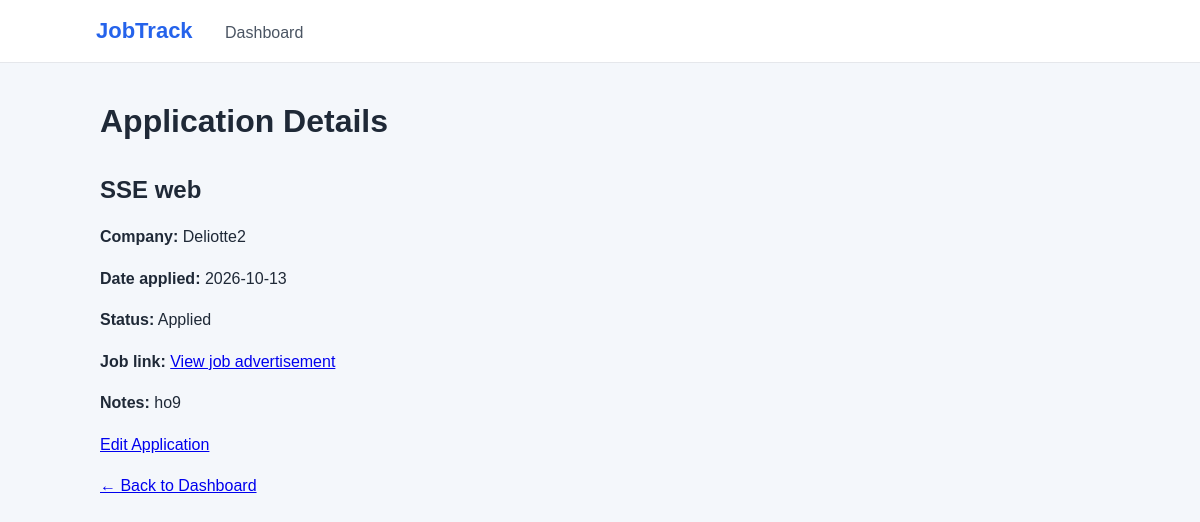
Screenshot of /details/14 with the database file from the repository.
### tables this page shows
CREATE TABLE applications (
        id INTEGER PRIMARY KEY AUTOINCREMENT,
        company TEXT NOT NULL,
        job_title TEXT NOT NULL,
        date_applied TEXT NOT NULL,
        status TEXT NOT NULL DEFAULT 'Applied',
        job_url TEXT DEFAULT '',
        notes TEXT DEFAULT ''
    );

### app.py (the view)
@app.route("/details/<int:application_id>")
def details(application_id):
    conn = get_db_connection()
    application = conn.execute(
        "SELECT * FROM applications WHERE id = ?",
        (application_id,)
    ).fetchone()
    conn.close()
    if application is None:
        return "Application not found", 404
    return render_template("details.html", application=application)

### db.py (called while the page is built)
def get_db_connection():
    connection = sqlite3.connect("jobtrack.db")
    connection.row_factory = sqlite3.Row
    return connection

### templates/details.html (shortened to what this page needs)
<!DOCTYPE html>
<html lang="en">
<head>
    <link rel="stylesheet" href="{{ url_for('static', filename='style.css') }}">
</head>
<body>
    <nav>
        <strong>JobTrack</strong>
        <a href="/">Dashboard</a>
    </nav>
    <main>
        <h1>Application Details</h1>
        <section>
            <h2>{{ application["job_title"] }}</h2>
            <p>
                <strong>Company:</strong>
                {{ application["company"] }}
            </p>
            <p>
                <strong>Date applied:</strong>
                {{ application["date_applied"] }}
            </p>
            <p>
                <strong>Status:</strong>
                {{ application["status"] }}
            </p>
            <p>
                <strong>Job link:</strong>
                {% if application["job_url"] %}
                    <a href="{{ application['job_url'] }}" target="_blank" rel="noopener noreferrer">
                        View job advertisement
                    </a>
                {% else %}
                    Not provided
                {% endif %}
            </p>
            <p>
                <strong>Notes:</strong>
                {{ application["notes"] or "No notes added." }}
            </p>
        </section>
        <p>
            <a href="{{ url_for('edit_application', application_id=application['id']) }}">
                Edit Application
            </a>
        </p>
        <p><a href="/">← Back to Dashboard</a></p>
    </main>
</body>
</html>

### static/style.css (style rules this page uses)
body { margin: 0; font-family: Arial, sans-serif; background-color: #f4f7fb; color: #1f2937; }
nav { background-color: #ffffff; padding: 18px 8%; border-bottom: 1px solid #e5e7eb; }
nav strong { color: #2563eb; font-size: 22px; }
nav a { margin-left: 28px; color: #4b5563; text-decoration: none; }
main { max-width: 1000px; margin: 40px auto; padding: 0 24px; }
h1 { margin-bottom: 8px; font-size: 32px; }
h2 { margin-top: 36px; }
p { line-height: 1.6; }

### rows the page displays
applications: job_title "SSE web", company "Deliotte2", date_applied "2026-10-13", status "Applied", notes "ho9"
